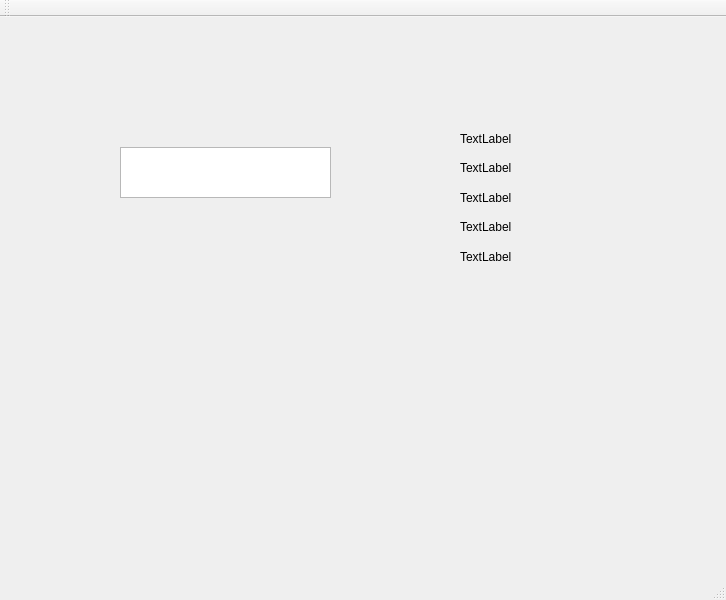
<?xml version="1.0" encoding="UTF-8"?>
<ui version="4.0">
 <class>MainWindow</class>
 <widget class="QMainWindow" name="MainWindow">
  <property name="geometry">
   <rect>
    <x>0</x>
    <y>0</y>
    <width>726</width>
    <height>600</height>
   </rect>
  </property>
  <property name="windowTitle">
   <string>MainWindow</string>
  </property>
  <widget class="QWidget" name="centralwidget">
   <widget class="QWidget" name="layoutWidget">
    <property name="geometry">
     <rect>
      <x>460</x>
      <y>110</y>
      <width>101</width>
      <height>141</height>
     </rect>
    </property>
    <layout class="QVBoxLayout" name="verticalLayout">
     <item>
      <widget class="QLabel" name="one">
       <property name="text">
        <string>TextLabel</string>
       </property>
      </widget>
     </item>
     <item>
      <widget class="QLabel" name="two">
       <property name="text">
        <string>TextLabel</string>
       </property>
      </widget>
     </item>
     <item>
      <widget class="QLabel" name="three">
       <property name="text">
        <string>TextLabel</string>
       </property>
      </widget>
     </item>
     <item>
      <widget class="QLabel" name="four">
       <property name="text">
        <string>TextLabel</string>
       </property>
      </widget>
     </item>
     <item>
      <widget class="QLabel" name="five">
       <property name="text">
        <string>TextLabel</string>
       </property>
      </widget>
     </item>
    </layout>
   </widget>
   <widget class="QTextEdit" name="textEdit">
    <property name="geometry">
     <rect>
      <x>120</x>
      <y>130</y>
      <width>211</width>
      <height>51</height>
     </rect>
    </property>
    <property name="html">
     <string>&lt;!DOCTYPE HTML PUBLIC &quot;-//W3C//DTD HTML 4.0//EN&quot; &quot;http://www.w3.org/TR/REC-html40/strict.dtd&quot;&gt;
&lt;html&gt;&lt;head&gt;&lt;meta name=&quot;qrichtext&quot; content=&quot;1&quot; /&gt;&lt;meta charset=&quot;utf-8&quot; /&gt;&lt;style type=&quot;text/css&quot;&gt;
p, li { white-space: pre-wrap; }
hr { height: 1px; border-width: 0; }
li.unchecked::marker { content: &quot;\2610&quot;; }
li.checked::marker { content: &quot;\2612&quot;; }
&lt;/style&gt;&lt;/head&gt;&lt;body style=&quot; font-family:'Segoe UI'; font-size:9pt; font-weight:400; font-style:normal;&quot;&gt;
&lt;p style=&quot;-qt-paragraph-type:empty; margin-top:0px; margin-bottom:0px; margin-left:0px; margin-right:0px; -qt-block-indent:0; text-indent:0px;&quot;&gt;&lt;br /&gt;&lt;/p&gt;&lt;/body&gt;&lt;/html&gt;</string>
    </property>
   </widget>
  </widget>
  <widget class="QMenuBar" name="menubar">
   <property name="geometry">
    <rect>
     <x>0</x>
     <y>0</y>
     <width>726</width>
     <height>22</height>
    </rect>
   </property>
  </widget>
  <widget class="QStatusBar" name="statusbar"/>
  <widget class="QToolBar" name="toolBar">
   <property name="windowTitle">
    <string>toolBar</string>
   </property>
   <attribute name="toolBarArea">
    <enum>TopToolBarArea</enum>
   </attribute>
   <attribute name="toolBarBreak">
    <bool>false</bool>
   </attribute>
  </widget>
 </widget>
 <resources/>
 <connections/>
</ui>
